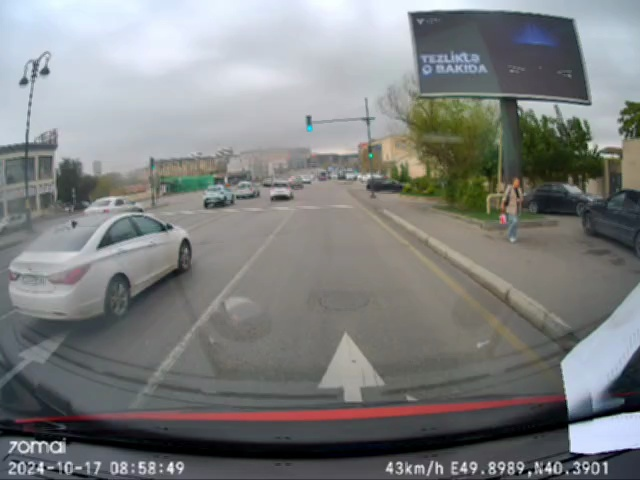
#> input picture advertisement_banner_detection/frame_145.png, 640 x 480 px
$ python open_cv.py
#> lines starting #> are read from the running program, lines starting #| are printed output that depends on the picture; after the words box and inside, x2 and y2 are one past the last pixel; in counts of white or black regions, pixels touching at a corner belong together
import openai
import cv2
import numpy as np

# Set your OpenAI API key
openai.api_key = "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"

# Function to check for potential advertisement banners in the image
def detect_banner(image_path):
    """
    This function performs a simple heuristic-based detection for advertisement banners.
    It checks for large rectangular regions with distinct colors (as banners often have solid backgrounds).
    """
#> called with image_path = 'frame_145.png'
    # Load the image
    image = cv2.imread(image_path)
#> image is the input picture: shape (480, 640, 3); mean B, G, R 127.7, 127.9, 125.9
    if image is None:
        return "Error: Unable to load the image."

    # Convert the image to grayscale for processing
    gray = cv2.cvtColor(image, cv2.COLOR_BGR2GRAY)
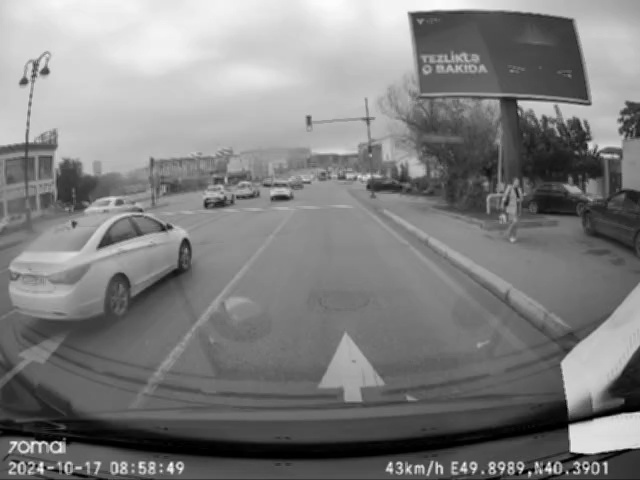
#> gray: shape (480, 640); min 0, max 253, mean 127.3

    # Apply edge detection
    edges = cv2.Canny(gray, 50, 150)
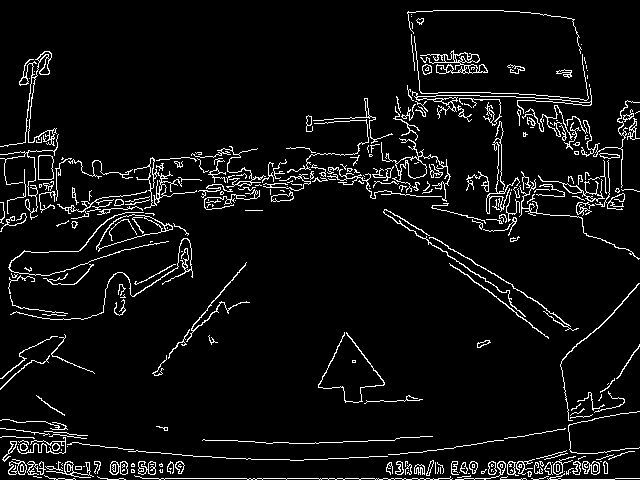
#> edges: shape (480, 640); 5.9% white in thin lines or dots

    # Find contours
    contours, _ = cv2.findContours(edges, cv2.RETR_TREE, cv2.CHAIN_APPROX_SIMPLE)
#> contours = 471 contours, 322 with area under 20; largest, box (x1, y1, x2, y2) and area: (96, 214, 173, 252) 1254, (97, 214, 162, 249) 1105, (420, 50, 488, 74) 529, (381, 138, 451, 202) 448, (134, 157, 197, 209) 418

    # Analyze contours to detect rectangular shapes
    banner_detected = False
    for contour in contours:
        approx = cv2.approxPolyDP(contour, 0.02 * cv2.arcLength(contour, True), True)
        if len(approx) == 4:  # Check if the shape is a rectangle
            x, y, w, h = cv2.boundingRect(approx)
            aspect_ratio = w / float(h)
            # Heuristic: Banner-like regions are wide rectangles
            if w > 200 and h > 50 and aspect_ratio > 3:
                banner_detected = True
                break
#> this loop made 471 passes
#> (approx, x, y, w, h, aspect_ratio) on passes 1, 2, 3, 7, 8, 27, 36: ([[548, 476], [538, 479], [531, 478], [538, 479]], 531, 476, 18, 4, 4.5), ([[500, 478], [507, 476], [500, 479], [526, 479]], 500, 476, 27, 4, 6.75), ([[97, 476], [107, 479], [125, 479], [108, 479]], 97, 476, 29, 4, 7.25), ([[44, 475], [54, 479], [75, 479], [56, 479]], 44, 475, 32, 5, 6.4), ([[547, 478], [639, 478], [550, 478], [564, 473]], 547, 473, 93, 6, 15.5), ([[75, 466], [75, 469], [81, 469], [81, 466]], 75, 466, 7, 4, 1.75), ([[62, 463], [61, 464], [62, 465], [61, 464]], 61, 463, 2, 3, 0.667)
#> (x, y, w, h, aspect_ratio) on passes 72, 74, 77, 96, 110, 130: (491, 469, 2, 3, 0.667), (491, 464, 3, 3, 1), (472, 464, 3, 4, 0.75), (122, 464, 3, 3, 1), (426, 460, 8, 16, 0.5), (608, 451, 27, 9, 3)

    return "Detected" if banner_detected else "Not Detected"

# Path to the image
image_path = "frame_145.png"  # Replace with your image filename

# Step 1: Detect banner locally
banner_result = detect_banner(image_path)
print(f"Local Banner Detection Result: {banner_result}")

# Step 2: Send result to GPT for further analysis
#> (the run stopped early here; a loop or call above may not have finished)
